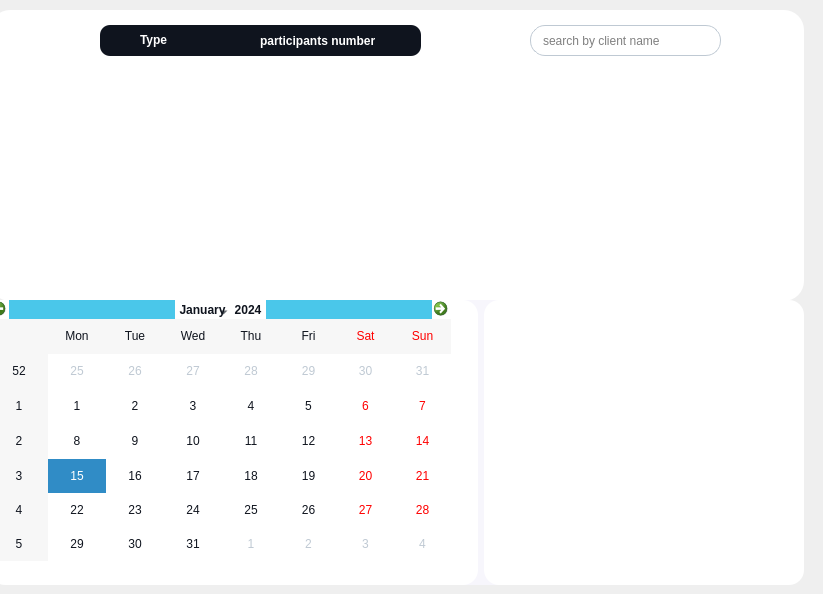
           <widget class="QWidget" name="page_13">
            <widget class="QWidget" name="table_3" native="true">
             <property name="geometry">
              <rect>
               <x>-10</x>
               <y>10</y>
               <width>814</width>
               <height>291</height>
              </rect>
             </property>
             <property name="styleSheet">
              <string notr="true">background-color:white ; 
border-radius:20px ; 
</string>
             </property>
             <widget class="QTableView" name="tableView_3">
              <property name="geometry">
               <rect>
                <x>40</x>
                <y>80</y>
                <width>731</width>
                <height>171</height>
               </rect>
              </property>
              <property name="sizePolicy">
               <sizepolicy hsizetype="Preferred" vsizetype="Preferred">
                <horstretch>0</horstretch>
                <verstretch>0</verstretch>
               </sizepolicy>
              </property>
              <property name="cursor" stdset="0">
               <cursorShape>PointingHandCursor</cursorShape>
              </property>
              <property name="styleSheet">
               <string notr="true">QTableView {
    color: black;
    gridline-color: black;
    border-color: rgb(242, 128, 133);
    font: 10px;
	selection-background-color:#4AC7EA ;
}
QHeaderView::section {
    background-color: #0F141E;
    color: white;
    height: 35px;
    font: 14px;
}
</string>
              </property>
              <property name="verticalScrollBarPolicy">
               <enum>Qt::ScrollBarAsNeeded</enum>
              </property>
              <property name="horizontalScrollBarPolicy">
               <enum>Qt::ScrollBarAsNeeded</enum>
              </property>
              <property name="sizeAdjustPolicy">
               <enum>QAbstractScrollArea::AdjustToContents</enum>
              </property>
              <property name="editTriggers">
               <set>QAbstractItemView::NoEditTriggers</set>
              </property>
              <property name="showGrid">
               <bool>true</bool>
              </property>
              <property name="gridStyle">
               <enum>Qt::SolidLine</enum>
              </property>
              <property name="sortingEnabled">
               <bool>true</bool>
              </property>
              <attribute name="horizontalHeaderDefaultSectionSize">
               <number>100</number>
              </attribute>
             </widget>
             <widget class="QPushButton" name="add_formation">
              <property name="geometry">
               <rect>
                <x>20</x>
                <y>20</y>
                <width>21</width>
                <height>21</height>
               </rect>
              </property>
              <property name="cursor">
               <cursorShape>PointingHandCursor</cursorShape>
              </property>
              <property name="styleSheet">
               <string notr="true">#add_formation {
	image: url(:/icons/tsawer/plus.svg);
}
#add_formation::hover {
	image:url(:/icons/tsawer/plus_hover.svg);
}</string>
              </property>
              <property name="text">
               <string/>
              </property>
             </widget>
             <widget class="QLineEdit" name="search_formation">
              <property name="geometry">
               <rect>
                <x>540</x>
                <y>15</y>
                <width>191</width>
                <height>31</height>
               </rect>
              </property>
              <property name="cursor">
               <cursorShape>IBeamCursor</cursorShape>
              </property>
              <property name="styleSheet">
               <string notr="true">QLineEdit {
 	background-color:transparent ;
	border-radius:15px ; 
	border:1px solid #BFC9D3; 
	padding : 0 40px 0 10px ; 
} </string>
              </property>
              <property name="placeholderText">
               <string>search by client name</string>
              </property>
             </widget>
             <widget class="QPushButton" name="search_button_f">
              <property name="geometry">
               <rect>
                <x>700</x>
                <y>15</y>
                <width>21</width>
                <height>31</height>
               </rect>
              </property>
              <property name="cursor">
               <cursorShape>PointingHandCursor</cursorShape>
              </property>
              <property name="styleSheet">
               <string notr="true">QPushButton {	
	background-color: transparent ;
	border-radius:20px ; 
	
	image: url(:/icons/tsawer/search.svg);
} 

</string>
              </property>
              <property name="text">
               <string/>
              </property>
             </widget>
             <widget class="QPushButton" name="tri_formation">
              <property name="geometry">
               <rect>
                <x>80</x>
                <y>20</y>
                <width>21</width>
                <height>21</height>
               </rect>
              </property>
              <property name="cursor">
               <cursorShape>PointingHandCursor</cursorShape>
              </property>
              <property name="styleSheet">
               <string notr="true">QPushButton {
	image: url(:/icons/tsawer/filter.svg);
}
QPushButton::hover {
	image: url(:/icons/tsawer/filter_hover.svg);
}</string>
              </property>
              <property name="text">
               <string/>
              </property>
             </widget>
             <widget class="QWidget" name="tri_bar_formation" native="true">
              <property name="enabled">
               <bool>true</bool>
              </property>
              <property name="geometry">
               <rect>
                <x>110</x>
                <y>15</y>
                <width>321</width>
                <height>31</height>
               </rect>
              </property>
              <property name="styleSheet">
               <string notr="true">QWidget {
 	background-color:#0F141E ;
	border-radius:10px ; 
	padding : 0 40px 0 10px ; 
}</string>
              </property>
              <widget class="QRadioButton" name="tri_typefor">
               <property name="geometry">
                <rect>
                 <x>10</x>
                 <y>5</y>
                 <width>111</width>
                 <height>20</height>
                </rect>
               </property>
               <property name="styleSheet">
                <string notr="true">QRadioButton{
	background-color:transparent ; 
	color:white ; 
	border:0px ; 
	font-weight :bold ; 
}</string>
               </property>
               <property name="text">
                <string>Type</string>
               </property>
               <property name="checkable">
                <bool>true</bool>
               </property>
              </widget>
              <widget class="QRadioButton" name="tri_nbrfor">
               <property name="geometry">
                <rect>
                 <x>130</x>
                 <y>5</y>
                 <width>211</width>
                 <height>21</height>
                </rect>
               </property>
               <property name="styleSheet">
                <string notr="true">QRadioButton{
	background-color:transparent ; 
	color:white ; 
	border:0px ; 
	font-weight :bold ; 
}</string>
               </property>
               <property name="text">
                <string>participants number</string>
               </property>
              </widget>
             </widget>
             <widget class="QPushButton" name="pdf_formation">
              <property name="geometry">
               <rect>
                <x>50</x>
                <y>20</y>
                <width>21</width>
                <height>21</height>
               </rect>
              </property>
              <property name="cursor">
               <cursorShape>PointingHandCursor</cursorShape>
              </property>
              <property name="styleSheet">
               <string notr="true">QPushButton {
	image: url(:/icons/tsawer/download.svg);
}
QPushButton::hover {
	
	image: url(:/icons/tsawer/download_hover.svg);
}</string>
              </property>
              <property name="text">
               <string/>
              </property>
             </widget>
            </widget>
            <widget class="QWidget" name="others_4" native="true">
             <property name="geometry">
              <rect>
               <x>-10</x>
               <y>300</y>
               <width>814</width>
               <height>285</height>
              </rect>
             </property>
             <property name="maximumSize">
              <size>
               <width>16777215</width>
               <height>285</height>
              </size>
             </property>
             <property name="styleSheet">
              <string notr="true">background-color:#F7F6FC   ; 
border-radius:20px ; 
</string>
             </property>
             <layout class="QHBoxLayout" name="horizontalLayout_13">
              <item>
               <widget class="QWidget" name="widget_11" native="true">
                <property name="styleSheet">
                 <string notr="true">background-color:white ; 
border-radius:15px ; </string>
                </property>
                <widget class="QCalendarWidget" name="calendarFomation_2">
                 <property name="geometry">
                  <rect>
                   <x>0</x>
                   <y>0</y>
                   <width>461</width>
                   <height>261</height>
                  </rect>
                 </property>
                 <property name="styleSheet">
                  <string notr="true">QCalendarWidget {
    background-color: #F7F6FC; /* Set the background color using your color palette */
}

QCalendarWidget QToolButton {
    color: #0F141E; /* Set the text color using a dark color from your palette */
}

QCalendarWidget QToolButton:hover {
    background-color: #4AC7EA; /* Set a highlight color on hover using your primary color */
}

QCalendarWidget QWidget#qt_calendar_navigationbar {
    background-color: #4AC7EA; /* Set the navigation bar color using your primary color */
    color: #FFFFFF; /* Set the text color in the navigation bar to white */
}

QCalendarWidget QAbstractItemView:enabled {
    color: #0F141E; /* Set the text color of enabled dates */
}

QCalendarWidget QAbstractItemView:!enabled {
    color: #BFC9D3; /* Set the text color of disabled dates */
}
</string>
                 </property>
                </widget>
               </widget>
              </item>
              <item>
               <widget class="QWidget" name="donut_5" native="true">
                <property name="maximumSize">
                 <size>
                  <width>320</width>
                  <height>16777215</height>
                 </size>
                </property>
                <property name="styleSheet">
                 <string notr="true">background-color:white ; 
border-radius:15px ; </string>
                </property>
                <layout class="QHBoxLayout" name="horizontalLayout_14">
                 <item>
                  <layout class="QHBoxLayout" name="horizontalLayout_15">
                   <item>
                    <widget class="QLabel" name="donut_6">
                     <property name="styleSheet">
                      <string notr="true">#username {
	background-color:transparent ; 
	color:black ; 
	font-size:13px ; 
}</string>
                     </property>
                     <property name="text">
                      <string/>
                     </property>
                    </widget>
                   </item>
                  </layout>
                 </item>
                </layout>
               </widget>
              </item>
             </layout>
            </widget>
           </widget>
